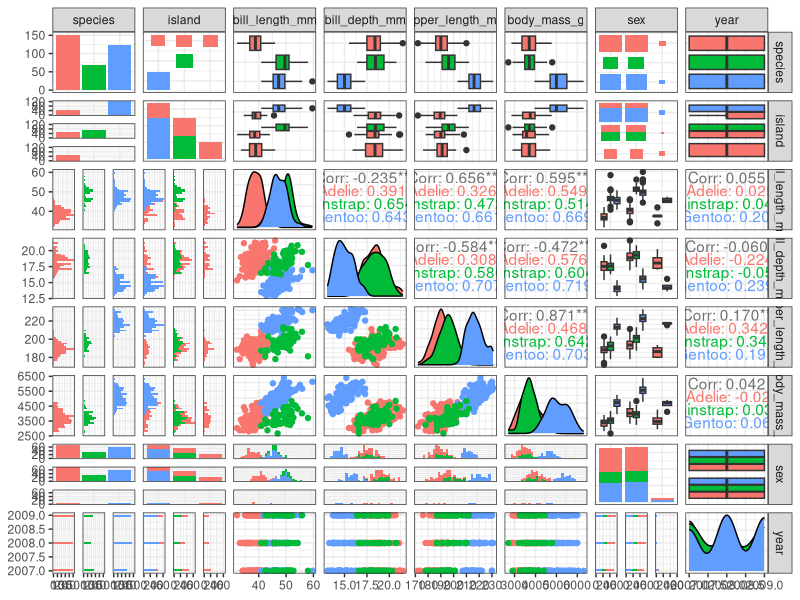
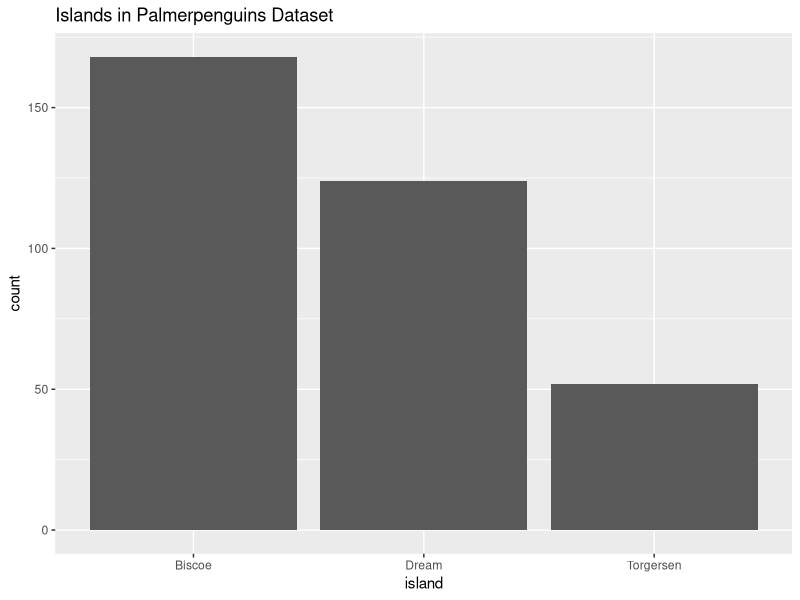
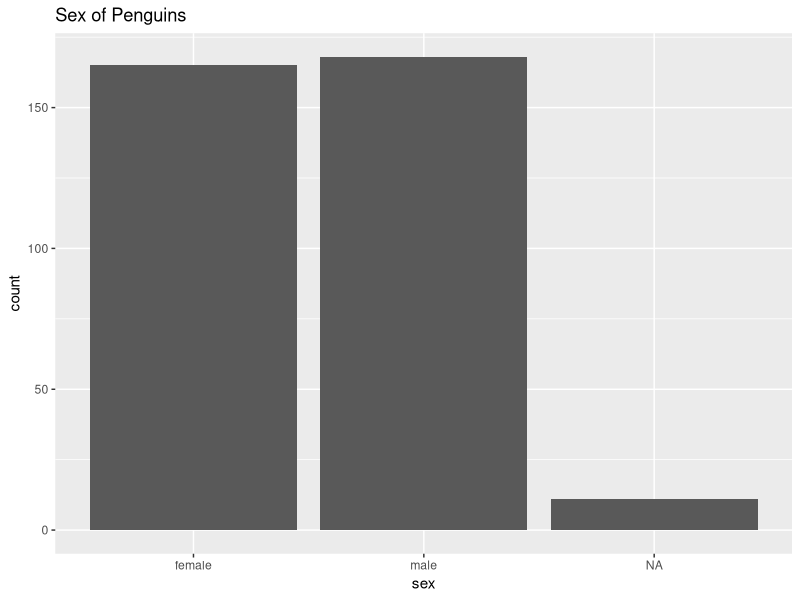
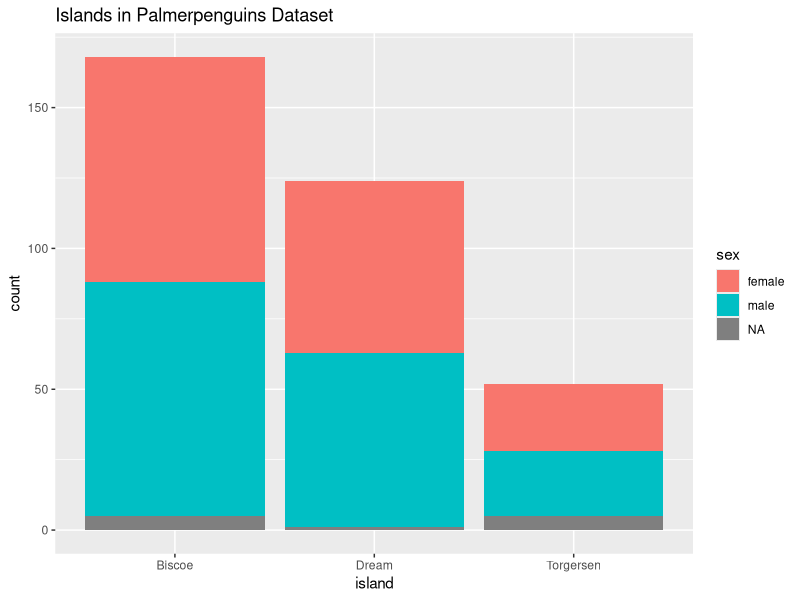
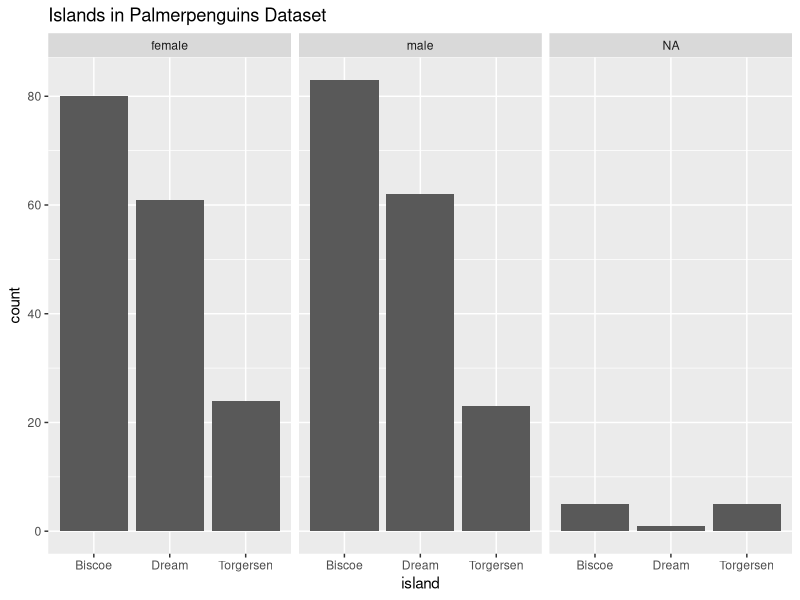

Reproduce these figures in R, in order. (Note: this script raises an error after producing the figures.)

# using palmerpenguins dataset from UCI Machine Learning Repository
# install.packages("palmerpenguins")

data(package = 'palmerpenguins')

data(penguins, package = "palmerpenguins")

str(penguins)

summary(penguins)

# Quick viz with GGally

library(GGally)
ggpairs(penguins, aes(colour = species), progress = TRUE) +
  theme_bw()

# Bar plot
ggplot(penguins)+
  geom_bar(aes(x=island))+
  labs(title = "Islands in Palmerpenguins Dataset")

ggplot(penguins)+
  geom_bar(aes(x=sex))+
  labs(title = "Sex of Penguins")

ggplot(penguins) +
  geom_bar(aes(x = island, fill = sex)) +
  labs(title = "Islands in Palmerpenguins Dataset")

ggplot(penguins) +
  geom_bar(aes(x = island)) +
  labs(title = "Islands in Palmerpenguins Dataset") +
  facet_grid(. ~ sex)

penguins %>% 
  filter(!is.na(sex)) %>% 
  mutate(sex = factor(sex, labels = c("Female","Male"))) %>% 
  ggplot() +
  geom_bar(aes(x = island, fill = sex)) +
  labs(title = "Islands in Palmerpenguins Dataset",
       subtitle = "Segmented by Sex",
       x = "Island", y = "Freq.") +
  facet_grid(. ~ sex) +
  guides(fill = "none") +
  theme_bw()

penguins %>% 
  filter(!is.na(sex)) %>% 
  mutate(sex = factor(sex, labels = c("Female","Male"))) %>% 
  ggplot() +
  geom_bar(aes(x = island, fill = sex)) +
  labs(title = "Islands in Palmerpenguins Dataset",
       subtitle = "Segmented by Year and Sex",
       x = "Island", y = "Freq.") +
  facet_grid(sex ~ year) +
  guides(fill = "none") +
  theme_bw() +
  scale_fill_brewer(palette="Paired")

# Scatter plot

ggplot(penguins) +
  geom_point(aes(x = bill_length_mm, y = bill_depth_mm, color = island))
ggplot(penguins) +
  geom_point(aes(x = bill_length_mm, y = bill_depth_mm, color = sex))
ggplot(penguins) +
  geom_point(aes(x = bill_length_mm, y = bill_depth_mm, color = species))

ggplot(penguins, aes(x = bill_length_mm, y = bill_depth_mm, color = species)) +
  geom_point() +
  geom_smooth(formula = y ~ x, method = lm) +
  theme_bw() +
  labs(x = "Bill length (in mm)",
       y = "Bill depth (in mm)",
       title = "Relationship between bill length and bill depth",
       subtitle = "Grouped by Species") +
  scale_color_brewer(palette="Set1")

# density plot

ggplot(penguins) +
  geom_density(aes(x = body_mass_g, fill = species), alpha = 0.6) +
  facet_grid(species~.) +
  theme_bw() +
  labs(x = "Body Mass (in grams)", y = "Density", fill = "Species",
       title = "Histogram of Body Mass by Species") +
  scale_y_continuous(labels = scales::label_number())

library(ggridges) 
ggplot(penguins, aes(x = body_mass_g, y = species, fill = species)) +
  geom_density_ridges(alpha = 0.6) + 
  guides(fill = "none") +
  theme_light() +
  labs(x = "Body mass (in grams)", y = NULL)



# boxplot

ggplot(penguins) +
  geom_boxplot(aes(y = body_mass_g, x = species))

ggplot(penguins, aes(y = body_mass_g, x = species)) +
  geom_boxplot() +
  geom_jitter()

# violin plot

ggplot(penguins) +
  geom_violin(aes(y = body_mass_g, x = species))


# Line plot

library(readxl)
co2_df <- read_xlsx("data/P_Data_Extract_From_World_Development_Indicators.xlsx", 
                    sheet = "Data")

co2_df %>% 
  filter(between(Time, 2004, 2020)) %>% 
  tidyr::pivot_longer(cols = `Bangladesh [BGD]`:`Sweden [SWE]`,
                      names_to = "Country", values_to = "CO2 Emissions (kt)") %>% 
  select(Time, Country, `CO2 Emissions (kt)`) %>% 
  mutate(`CO2 Emissions (kt)` = as.numeric(`CO2 Emissions (kt)`)) %>% 
  ggplot(aes(x = Time, y = `CO2 Emissions (kt)`, group = Country, color = Country)) +
  geom_line(aes(linetype = Country)) + 
  geom_point() + 
  scale_linetype_manual(values=c("solid", "dotted", "longdash")) +
  scale_y_continuous(label = scales::label_number(suffix = " kt", 
                                                  scale_cut = scales::cut_long_scale())) +
  theme_bw() +
  ggtitle("CO2 Emissions for Three Countries") +
  theme(legend.position="bottom") 
